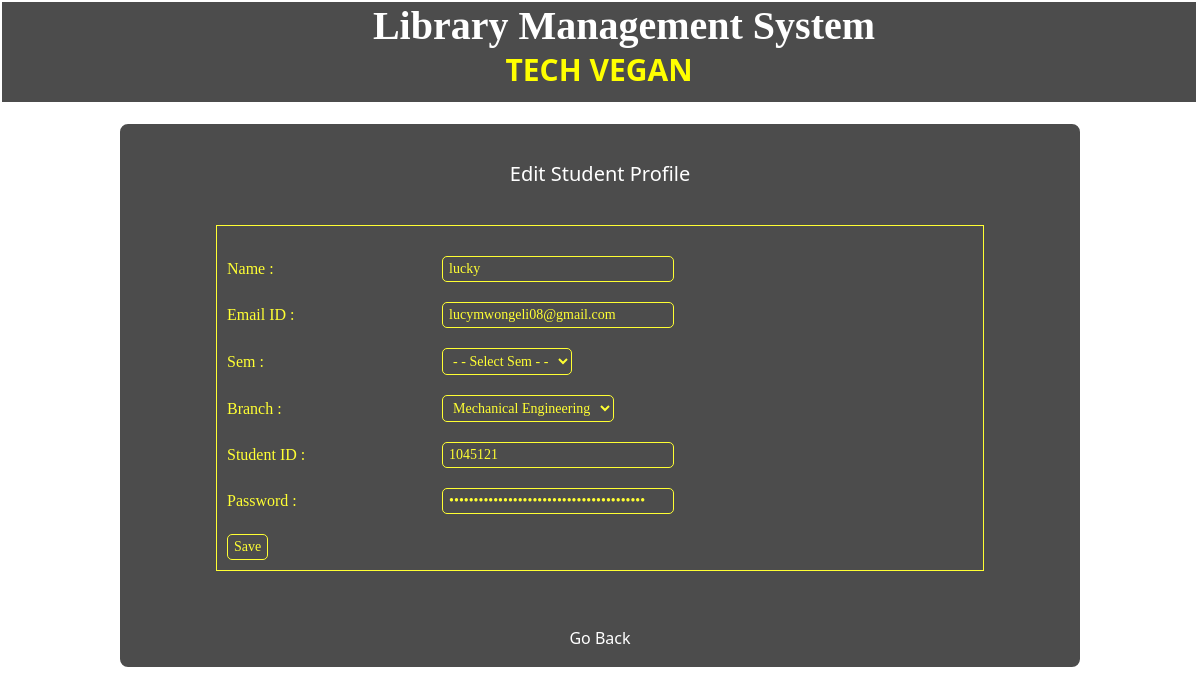
The app's page /viewProfile.php (signed in) with its own data.
### tables this page shows
CREATE TABLE `students` (
  `id` int(255) NOT NULL,
  `sid` varchar(255) NOT NULL,
  `name` varchar(255) NOT NULL,
  `branch` varchar(255) NOT NULL,
  `sem` varchar(255) NOT NULL,
  `password` varchar(255) NOT NULL,
  `email` varchar(255) NOT NULL
);

### viewProfile.php (the view, shortened to what this page needs)
<?php
include("setting.php");
$sid = $_SESSION['sid'];
$result = mysqli_query($set, "SELECT * FROM students WHERE sid='$sid'");
$row = mysqli_fetch_assoc($result);
$name = $row['name'];
$email = $row['email'];
$branch = $row['branch'];
$pass = $row['password'];
?>
<!DOCTYPE html PUBLIC "-//W3C//DTD XHTML 1.0 Transitional//EN" "http://www.w3.org/TR/xhtml1/DTD/xhtml1-transitional.dtd">
<html xmlns="http://www.w3.org/1999/xhtml">
<head>
<link href="stylesheet.css" rel="stylesheet" type="text/css" />
</head>
<body>
<div id="banner">
    <span class="head">Library Management System</span><br />
    <marquee class="clg" direction="right" behavior="alternate" scrollamount="1">TECH VEGAN</marquee>
</div>
<br />
<div align="center">
    <div id="wrapper">
        <br />
        <br />
        <span class="SubHead">Edit Student Profile</span>
        <br />
        <br />
        <form method="post" action="">
            <table border="0" cellpadding="4" cellspacing="4" class="table">
                <tr><td colspan="2" align="center" class="msg"><?php echo isset($msg) ? $msg : ''; ?></td></tr>
                <tr><td class="labels">Name : </td><td><input type="text" name="name" class="fields" placeholder="Enter Full name" required="required" size="25" value="<?php echo $name; ?>" /></td></tr>
                <tr><td class="labels">Email ID : </td><td><input type="email" name="email" class="fields" placeholder="Enter Email ID" required="required" size="25" value="<?php echo $email; ?>" /></td></tr>
                <tr><td class="labels">Sem : </td>
                    <td>
                        <select name="sem" class="fields" required>
                            <option value="" disabled="disabled" selected="selected">- - Select Sem - -</option>
                        </select>
                    </td></tr>
                <tr><td class="labels">Branch : </td>
                    <td>
                        <select name="branch" class="fields" required>
                            <option value="Mechanical Engineering" <?php if ($branch == 'Mechanical Engineering') echo 'selected="selected"'; ?>>Mechanical Engineering</option>
                        </select>
                    </td></tr>
                <tr><td class="labels">Student ID : </td><td><input type="text" name="sid" class="fields" placeholder="Enter Student ID" required="required" size="25" value="<?php echo $sid; ?>" readonly /></td></tr>
                <tr><td class="labels">Password : </td><td><input type="password" name="pass" class="fields" placeholder="Enter Password" required="required" size="25" value="<?php echo $pass; ?>" /></td></tr>
                <tr><td colspan="2" align="center"><input type="submit" value="Save" class="fields" /></td></tr>
            </table>
        </form><br />
        <br />
        <a href="home.php" class="link">Go Back</a>
        <br />
        <br />
    </div>
</div>
</body>
</html>

### stylesheet.css (style rules this page uses)
body { margin:0px; }
.head { font-family:"Trebuchet MS"; font-size:40px; color:#FFF; margin-left:50px; font-weight: 800; }
#banner { width:99.5%; height:100px; border:2px solid #FFF; background-color:rgba(0,0,0,0.7); text-align: center; }
.clg { font-family:"Segoe UI"; font-size:30px; color:#FF0; font-weight: 600; }
#wrapper { width:80%; border-radius:10px; border:2px solid #FFF; background-color:rgba(0,0,0,0.7); }
.SubHead { font-family:"Segoe UI"; color:#FFF; font-size:20px; }
.labels { font-family:"Trebuchet MS"; font-size:16px; color:#FF3; }
.fields { font-family:"Trebuchet MS"; font-size:14px; color:#FF3; border-radius:5px; padding:4px 6px; border:1px solid #FF3; background-color:transparent; }
.table { border-radius:5px; padding:0px 5px; border:1px solid #FF3; background-color:transparent; }
a.link:link { font-family:"Segoe UI";font-size:16px;color:#FFF;text-decoration:none; }
.msg { font-family:"Segoe UI"; color:#6F6; font-size:13px; }
.table { width: 80%; margin: 20px auto; border-collapse: collapse; }
.table th, .table td { padding: 10px; text-align: left; }

### records on screen
students: name "lucky", email "lucymwongeli08@gmail.com", branch "Mechanical Engineering"
